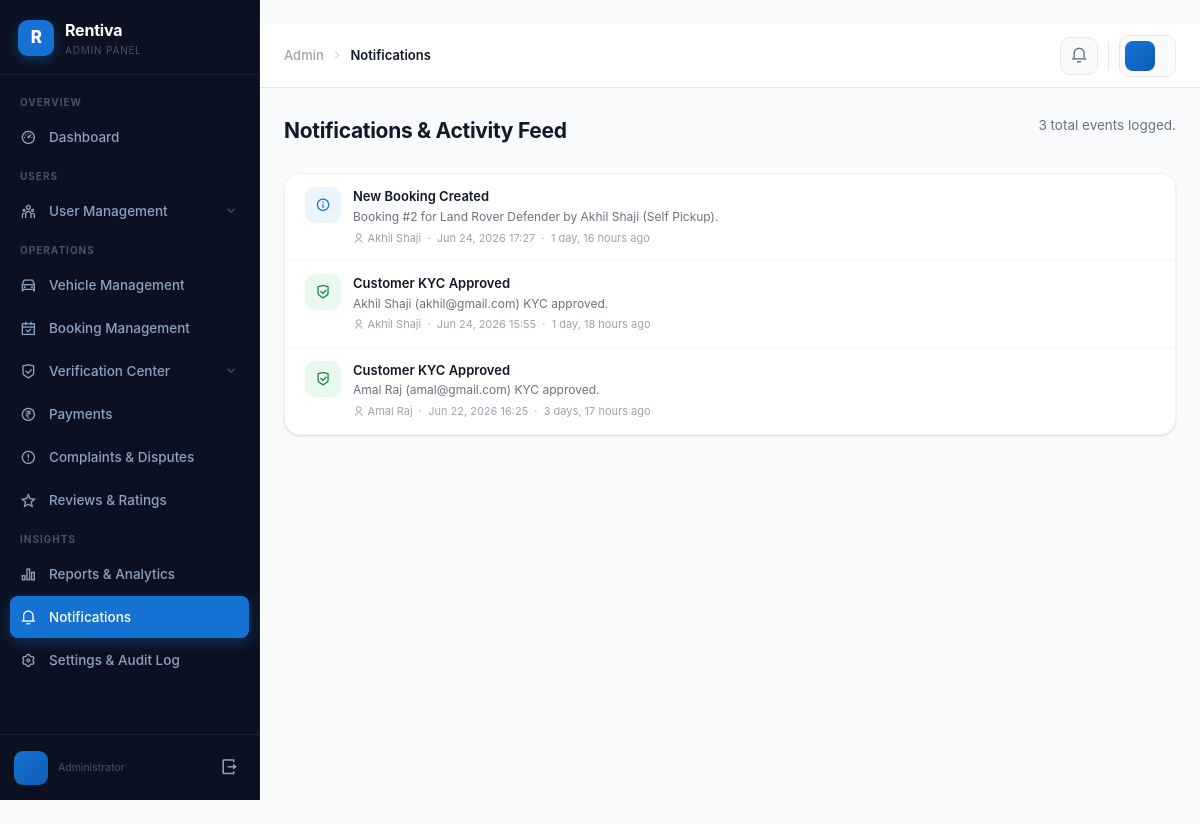
Page /admin-panel/notifications/ (signed in) on the earlier database version.
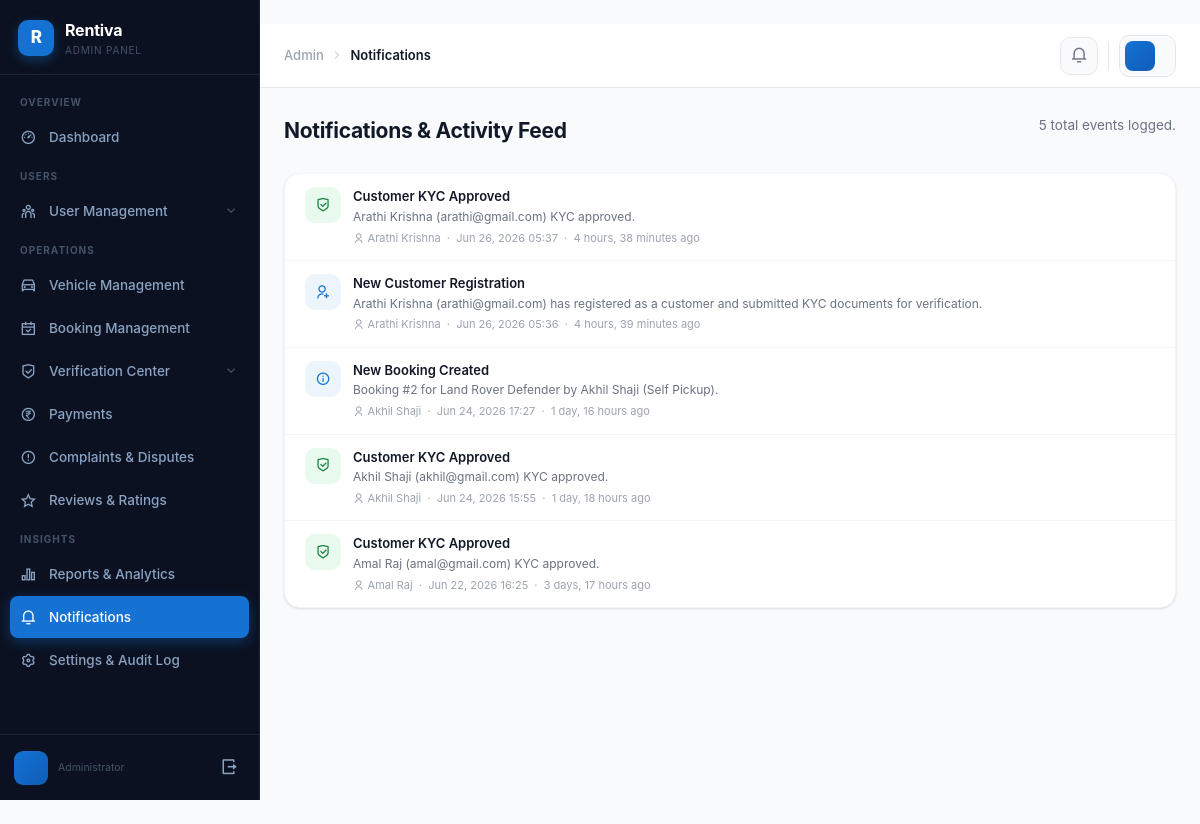
Same page on the later database version.
### CarRental/models.py (models this page shows, shortened)
class Notification(models.Model):
    NOTIFICATION_TYPES = (
        ('new_customer',        'New Customer Registered'),
        ('new_renter',          'New Renter Registered'),
        ('vehicle_pending',     'Vehicle Waiting Approval'),
        ('booking_cancelled',   'Booking Cancelled'),
        ('complaint_raised',    'Complaint Raised'),
        ('payment_failed',      'Payment Failed'),
        ('verification_update', 'Verification Update'),
        ('general',             'General'),
    )
    notification_type = models.CharField(max_length=30, choices=NOTIFICATION_TYPES, default='general')
    title        = models.CharField(max_length=200)
    message      = models.TextField()
    is_read      = models.BooleanField(default=False)
    created_at   = models.DateTimeField(auto_now_add=True)
    related_user = models.ForeignKey(User, on_delete=models.SET_NULL, null=True, blank=True)

### CarRental/admin_views.py (the view)
# urls.py: path('admin-panel/notifications/', admin_notifications),
@admin_required
def admin_notifications(request):
    notifications = Notification.objects.order_by('-created_at')
    Notification.objects.filter(is_read=False).update(is_read=True)
    return render(request, 'admin_panel/notifications.html', _ctx({
        'notifications': notifications,
    }))

### CarRental/admin_views.py (called while the page is built)
def admin_required(view_func):
    @wraps(view_func)
    def wrapper(request, *args, **kwargs):
        if not getattr(request, 'admin_user', None):
            return redirect('/admin-panel/login/')
        return view_func(request, *args, **kwargs)
    return wrapper

def _ctx(extra=None):
    base = {'unread_notifications': Notification.objects.filter(is_read=False).count()}
    if extra:
        base.update(extra)
    return base

### CarRental/templates/admin_panel/notifications.html (shortened to what this page needs)
﻿{% extends 'admin_panel/base.html' %}
{% block breadcrumb %}Notifications{% endblock %}
{% block content %}
<div class="page-hd">
  <h1 class="page-title">Notifications &amp; Activity Feed</h1>
  <p class="page-sub">{{ notifications|length }} total event{{ notifications|length|pluralize }} logged.</p>
</div>
<div class="admin-card">
  {% if notifications %}
  <div class="notif-list">
    {% for n in notifications %}
    <div class="notif-item {% if not n.is_read %}unread{% endif %}">
      {% if n.notification_type == 'new_customer' %}
      <div class="notif-icon ni-blue"><i class="ri-user-add-line"></i></div>
      {% elif n.notification_type == 'new_renter' %}
      <div class="notif-icon ni-purple"><i class="ri-steering-2-line"></i></div>
      {% elif n.notification_type == 'vehicle_pending' %}
      <div class="notif-icon ni-yellow"><i class="ri-car-line"></i></div>
      {% elif n.notification_type == 'booking_cancelled' %}
      <div class="notif-icon ni-red"><i class="ri-calendar-close-line"></i></div>
      {% elif n.notification_type == 'complaint_raised' %}
      <div class="notif-icon ni-red"><i class="ri-error-warning-line"></i></div>
      {% elif n.notification_type == 'payment_failed' %}
      <div class="notif-icon ni-red"><i class="ri-bank-card-2-line"></i></div>
      {% elif n.notification_type == 'verification_update' %}
      <div class="notif-icon ni-green"><i class="ri-shield-check-line"></i></div>
      {% else %}
      <div class="notif-icon ni-blue"><i class="ri-information-line"></i></div>
      {% endif %}
      <div class="notif-body">
        <div class="notif-title">{{ n.title }}</div>
        <div class="notif-msg">{{ n.message }}</div>
        {% if n.related_user %}
        <div class="notif-time">
          <i class="ri-user-line"></i> {{ n.related_user.get_full_name }} &nbsp;·&nbsp;
          {{ n.created_at|date:"M d, Y H:i" }} &nbsp;·&nbsp; {{ n.created_at|timesince }} ago
        </div>
        {% else %}
        <div class="notif-time">{{ n.created_at|date:"M d, Y H:i" }} &nbsp;·&nbsp; {{ n.created_at|timesince }} ago</div>
        {% endif %}
      </div>
    </div>
    {% endfor %}
  </div>
  {% else %}
  <div class="empty-state" style="padding:70px 20px;">
    <i class="ri-notification-off-line"></i>
    <h3>No notifications yet</h3>
    <p>Platform activity events will be logged here automatically.</p>
  </div>
  {% endif %}
</div>
{% endblock %}

### CarRental/templates/admin_panel/base.html (shortened to what this page needs)
<!DOCTYPE html>
<html lang="en">
<head>
  <link href="https://cdn.jsdelivr.net/npm/bootstrap@5.3.2/dist/css/bootstrap.min.css" rel="stylesheet">
  <link href="https://cdn.jsdelivr.net/npm/remixicon@4.2.0/fonts/remixicon.css" rel="stylesheet">
  {% load static %}
  <link rel="stylesheet" href="{% static 'css/admin.css' %}">
</head>
<body class="admin-body">
<aside class="admin-sidebar" id="adminSidebar">
  <div class="sb-logo">
    <div class="sb-logo-icon">R</div>
    <div>
      <span class="sb-logo-brand">Rentiva</span>
      <span class="sb-logo-sub">Admin Panel</span>
    </div>
  </div>
  <nav class="sb-nav">
    <span class="sb-nav-label">Overview</span>
    <a href="/admin-panel/" class="nav-item {% if request.path == '/admin-panel/' %}active{% endif %}">
      <i class="ri-dashboard-3-line nav-icon"></i>
      <span>Dashboard</span>
    </a>
    <span class="sb-nav-label">Users</span>
    <div class="nav-group">
      <div class="nav-group-toggle {% if '/admin-panel/users/' in request.path %}open{% endif %}" onclick="toggleGroup(this)">
        <span class="nav-toggle-left">
          <i class="ri-team-line nav-icon"></i><span>User Management</span>
        </span>
        <i class="nav-arrow ri-arrow-down-s-line {% if '/admin-panel/users/' in request.path %}open{% endif %}"></i>
      </div>
    </div>
    <span class="sb-nav-label">Operations</span>
    <a href="/admin-panel/vehicles/" class="nav-item {% if '/admin-panel/vehicles/' in request.path and '/verification/' not in request.path %}active{% endif %}">
      <i class="ri-car-line nav-icon"></i><span>Vehicle Management</span>
    </a>
    <a href="/admin-panel/bookings/" class="nav-item {% if '/admin-panel/bookings/' in request.path %}active{% endif %}">
      <i class="ri-calendar-check-line nav-icon"></i><span>Booking Management</span>
    </a>
    <div class="nav-group">
      <div class="nav-group-toggle {% if '/verification/' in request.path %}open{% endif %}" onclick="toggleGroup(this)">
        <span class="nav-toggle-left">
          <i class="ri-shield-check-line nav-icon"></i><span>Verification Center</span>
        </span>
        <i class="nav-arrow ri-arrow-down-s-line {% if '/verification/' in request.path %}open{% endif %}"></i>
      </div>
    </div>
    <a href="/admin-panel/payments/" class="nav-item {% if '/admin-panel/payments/' in request.path %}active{% endif %}">
      <i class="ri-money-rupee-circle-line nav-icon"></i><span>Payments</span>
    </a>
    <a href="/admin-panel/complaints/" class="nav-item {% if '/admin-panel/complaints/' in request.path %}active{% endif %}">
      <i class="ri-error-warning-line nav-icon"></i><span>Complaints &amp; Disputes</span>
    </a>
    <a href="/admin-panel/reviews/" class="nav-item {% if '/admin-panel/reviews/' in request.path %}active{% endif %}">
      <i class="ri-star-line nav-icon"></i><span>Reviews &amp; Ratings</span>
    </a>
    <span class="sb-nav-label">Insights</span>
    <a href="/admin-panel/reports/" class="nav-item {% if '/admin-panel/reports/' in request.path %}active{% endif %}">
      <i class="ri-bar-chart-2-line nav-icon"></i><span>Reports &amp; Analytics</span>
    </a>
    <a href="/admin-panel/notifications/" class="nav-item {% if '/admin-panel/notifications/' in request.path %}active{% endif %}">
      <i class="ri-notification-3-line nav-icon"></i>
      <span>Notifications</span>
    </a>
    <a href="/admin-panel/settings/" class="nav-item {% if '/admin-panel/settings/' in request.path %}active{% endif %}">
      <i class="ri-settings-3-line nav-icon"></i><span>Settings &amp; Audit Log</span>
    </a>
  </nav>
  <div class="sb-footer">
    <div class="sb-admin-profile">
      <div class="sb-avatar">{{ request.admin_user.first_name|first|upper }}{{ request.admin_user.last_name|first|upper }}</div>
      <div>
        <span class="sb-admin-role">Administrator</span>
      </div>
    </div>
    <a href="/admin-panel/logout/" class="sb-logout" title="Sign out">
      <i class="ri-logout-box-r-line"></i>
    </a>
  </div>
</aside>
<main class="admin-main">
  <header class="admin-header">
    <div class="hd-left">
      <div class="breadcrumb-wrap">
        <span class="bc-home">Admin</span>
        <i class="ri-arrow-right-s-line bc-sep"></i>
        <span class="bc-page">{% block breadcrumb %}Dashboard{% endblock %}</span>
      </div>
    </div>
    <div class="hd-right">
      <a href="/admin-panel/notifications/" class="hd-notif-btn" title="Notifications">
        <i class="ri-notification-3-line"></i>
      </a>
      <div class="hd-user">
        <div class="hd-avatar">{{ request.admin_user.first_name|first|upper }}{{ request.admin_user.last_name|first|upper }}</div>
      </div>
    </div>
  </header>
  <div class="admin-content">
    {% block content %}{% endblock %}
  </div>
</main>
</body>
</html>

Differences in the rows shown:
added Notification: title "Customer KYC Approved", message "Arathi Krishna (arathi@gmail.com) KYC approved.", related_user.get_full_name "Arathi Krishna", created_at "Jun 26, 2026 05:37", created_at "4 hours, 38 minutes"
added Notification: notification_type "new_customer" (drawn), title "New Customer Registration", message "Arathi Krishna (arathi@gmail.com) has registered as a customer and submitted KYC documents for verification.", related_user.get_full_name "Arathi Krishna", created_at "Jun 26, 2026 05:36", created_at "4 hours, 39 minutes"
Other differences:
{{ notifications|length }}: "3" → "5"
